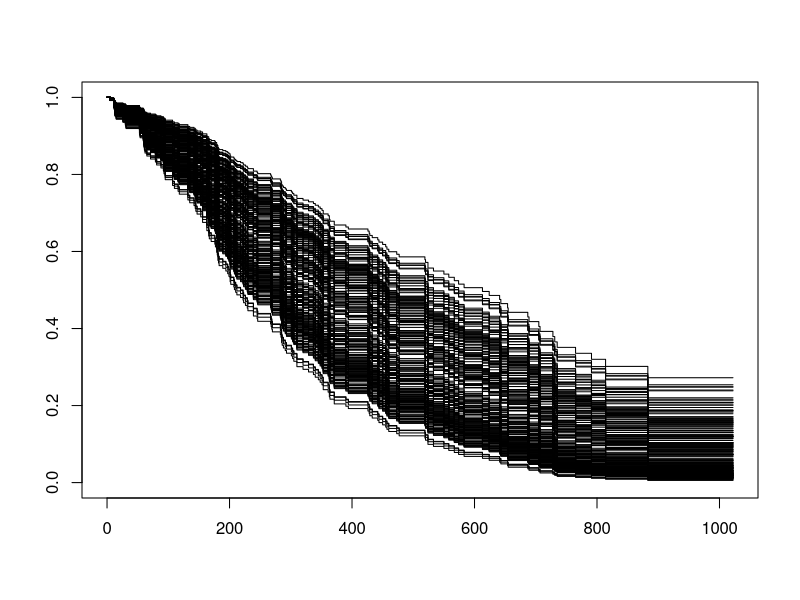

Recreate this plot in R. (Note: this script raises an error after producing the figure.)
library( survival )
library( ggplot2 )

options( na.action = na.exclude ) # retain NA in predictions (???)
data( lung )
View( lung )

# Fit cox ph
#%%%%%%%%%%%%%
res.cox <- coxph( Surv( time, status ) ~ age + sex + wt.loss, data = lung )
summary( res.cox )

#lung data set has status coded as 1/2
mresid <- ( lung$status - 1 ) - predict( res.cox, type = 'expected' ) # Martingale resid 

predict( res.cox, type = "lp" )
predict( res.cox, type = "expected" )
predict( res.cox, type = "risk", se.fit = TRUE )
predict( res.cox, type = "terms", se.fit = TRUE )

surv_pred <- survfit( res.cox, newdata = lung )
plot( surv_pred )

lung.res <- lung
cbind( lung.res, summary(surv_pred)$table )

# https://www.kaggle.com/hj5992/bank-churn-modelling
